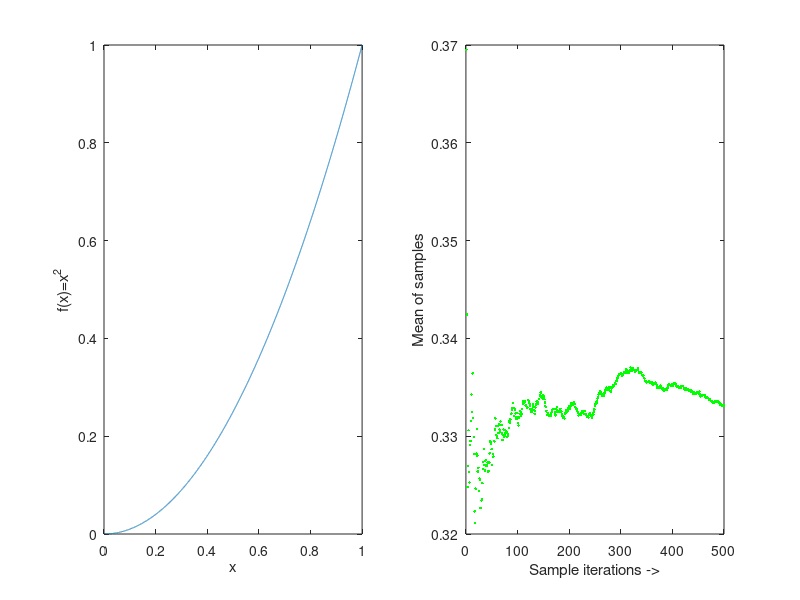

Source code (MATLAB): (Note: this script raises an error after producing the figure.)
%-------------------------------------------------------------------------%
%  Master thesis : Research and development on Deep Learning techniques   %
%                  in the field of computer vision                        %
%  File          : MC_integration_by_M.m                                  %
%  Description   : Estimate under the curve area using Mean Value method  %
%  Author        : Monahopoulos Konstantinos                              %
%-------------------------------------------------------------------------%

clc;clear;close all;

% Set the function to be estimated
x=0:0.0001:1;
fx=x.^2;

% Plot the function
subplot(1,2,1),plot(x,fx);
xlabel('x');
ylabel('f(x)=x^2');

% Initiallize total iterations
N=500;
for i=1:N
    
    y=[];
    x=[];
    
    for j=1:50        
        % Set a random point inside the limits [0,1]
        x(j)=rand();
        y(j)=x(j)^2;            
    end
    
    Sample(i)=mean(y);
    hold on;
    subplot(1,2,2),plot(i,mean(Sample),'.g');
    xlabel('Sample iterations ->');
    ylabel('Mean of samples');
    hold off;
    pause(0.1)
end

suptitle(['Monte Carlo Area Under the Curve Estimation M = ' num2str(mean(Sample))])

% print the collected random spots over all random spots, this is the area under
% te curve
fprintf('Area under the curve is %.3f\n',mean(Sample))